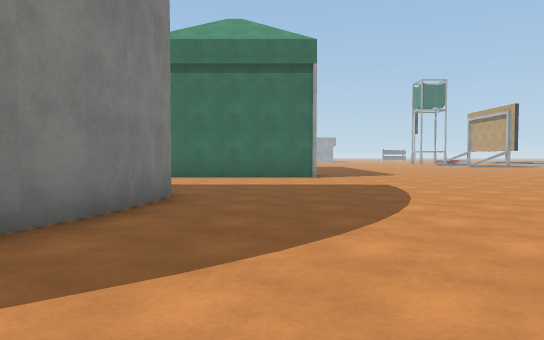
view 1 (above)

19 first-person views from a walk through a scene from a Unity 3-D project. The camera is 1.2 m above the floor, tilts 2° down and sees 70° across. The floor is counted in squares, 2 m on a side. Each view is taken from the middle of a square. On the plan, view 1 faces up. The plan holds only what a view shows up to about 11 squares ahead; the rest is blank. The place goes on beyond the plan. Some surface patterns are stand-ins.

view 2
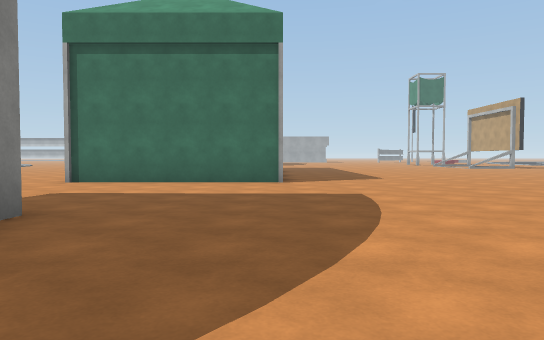

view 3
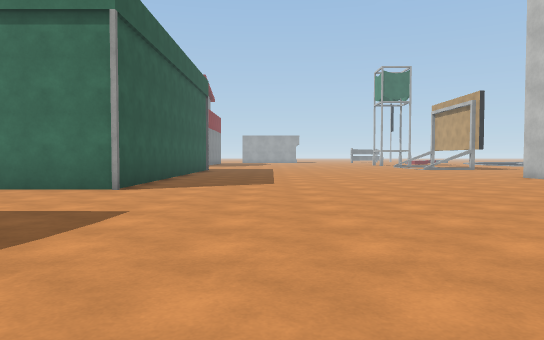

view 4
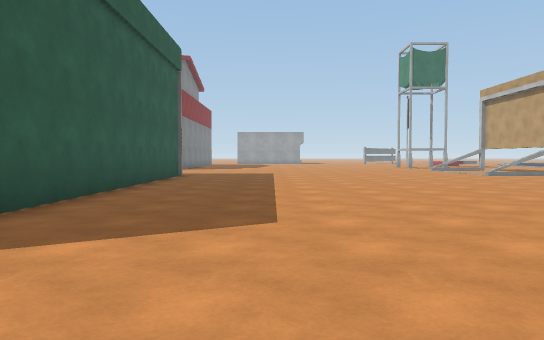

view 5
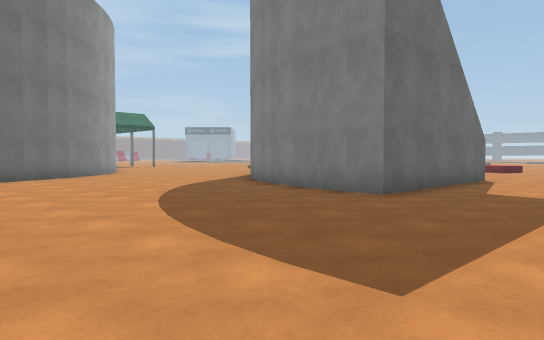

view 6
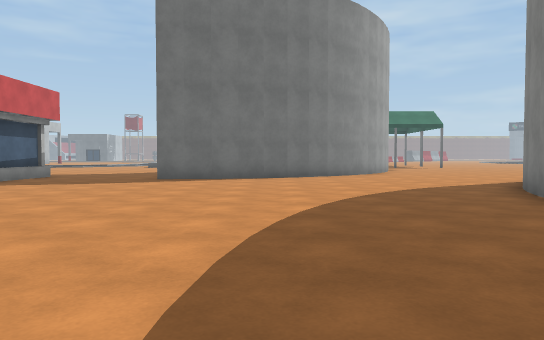

view 7
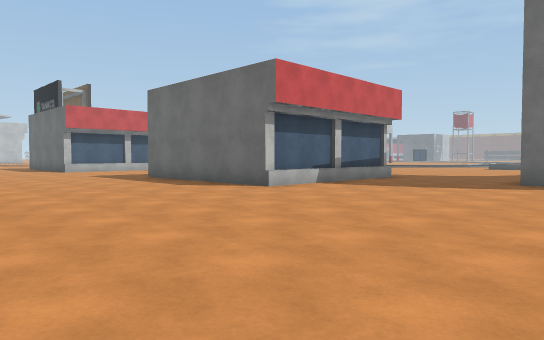

view 8
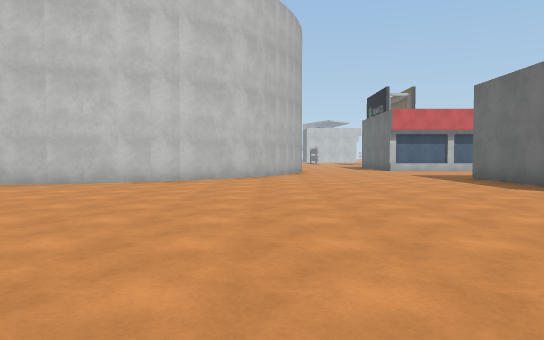

view 9
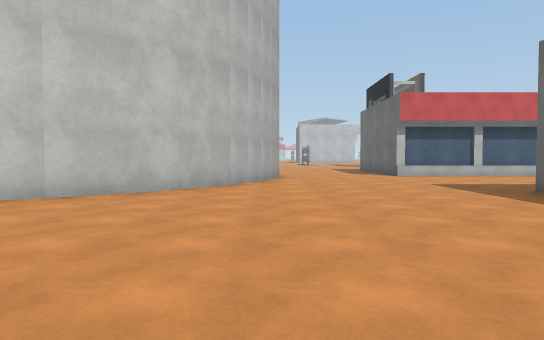

view 10
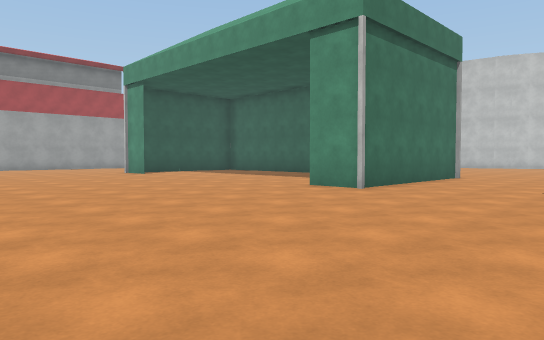

view 11
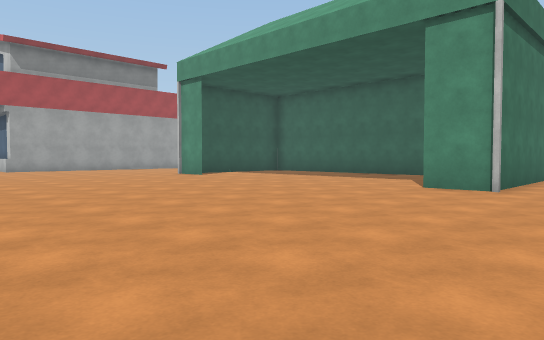

view 12
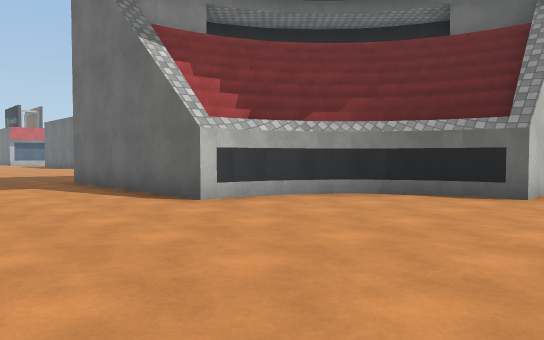

view 13
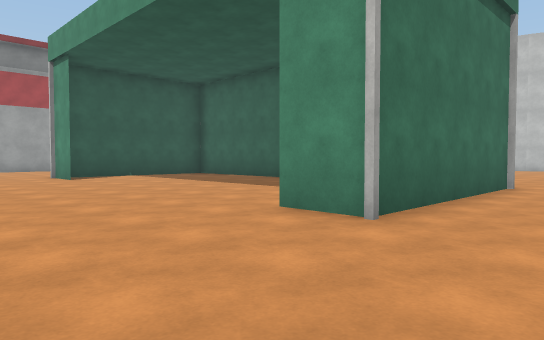

view 14
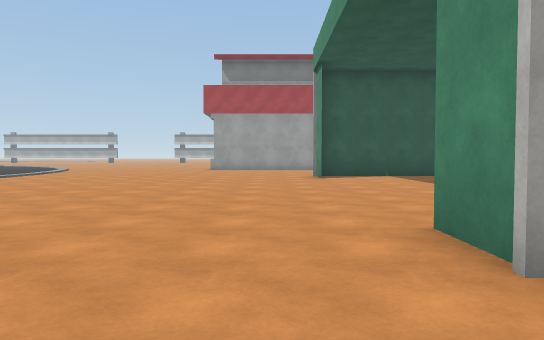

view 15
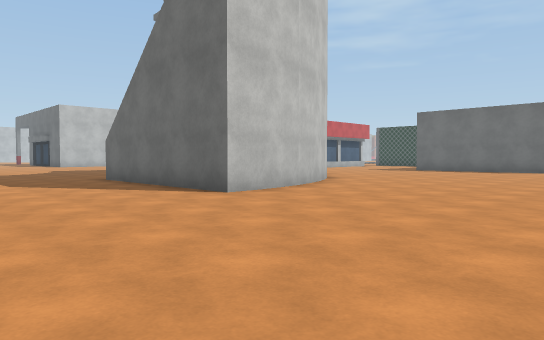

view 16
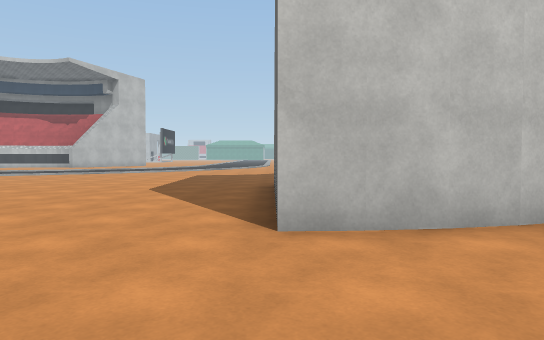

view 17
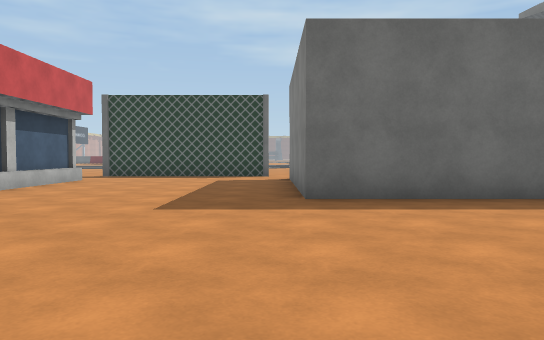

view 18
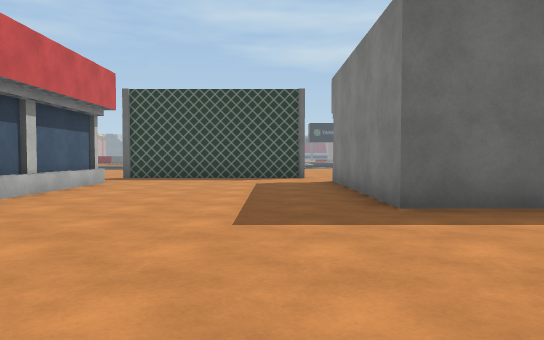

view 19
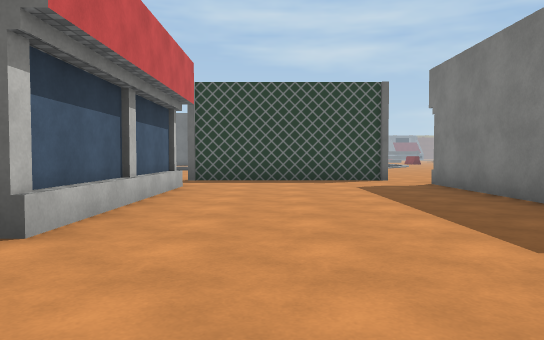

### Floor plan
Points are (right, up) in squares from view 1. A wall is a line through its corners. A room is listed if a view was taken in it or the views show most of it. See-through windows are left out.
Room 1 (views 1, 2, 3, 4, 5, 6, 7, 8, 9, 10, 11, 12, 13, 14, 15, 16, 17, 18, 19)
walls: (-1.6, 4.6) (-2.2, 2.5); (8.5, 2.6) (13.5, 2.6) (13.5, -2.4); (11.5, 12.1) (11.2, 13.5) (11.1, 15) (16.1, 15); (12.1, 10.8) (11.6, 12.2); (-2.3, 2.5) (-2.9, 1.3); (13.5, 9.1) (12.1, 10.9); (-3, 1.2) (-3.3, 0.8); (2.9, -1.5) (3.6, -1.3) (5.1, -1.2); (14.6, 8.1) (13.4, 9.2); (-6.6, 5.3) (-6.5, 5.9) (-1.5, 5.9) (-1.6, 4.4); (1.2, 20) (1.2, 11) (-3.6, 11) (-3.6, 12.2); (0.8, -2.3) (2.9, -1.4); (15.8, 7.5) (14.5, 8.3); (8.7, -2.1) (8.7, 2.6); (-7.2, 4) (-6.7, 4.7) (-6.6, 5.4); (0.2, -2.8) (1, -2.3); (-7.5, 3.7) (-7.1, 4.1); (-3.6, 19.5) (-3.6, 20.5); (-7.9, 3.3) (-7.4, 3.7); (17.1, 7) (15.8, 7.6); (-8.5, 3) (-7.8, 3.3); (18, 6.9) (17.2, 7); (-9, 2.8) (-8.3, 3); (-9.7, 1.7) (-9.7, 2.7) (-8.8, 2.8); (14, -3.8) (19.1, -3.8); (19, -1.8) (19, 3.2)
low walls: (8.5, -2) (8.5, 2.6); (18.8, -1.9) (18.8, 3.2)
ways out: opening at (7, -3); opening at (13, -3.7); gap at (19, -4)

Positions as (right, up) in squares from view 1, and headings:
1: (0, 0), facing up
2: (1, 2), facing up
3: (4, 4), facing up
4: (4, 9), facing up
5: (4, 9), facing down-left
6: (2, 9), facing down
7: (3, 8), facing down-right
8: (3, 8), facing right
9: (7, 7), facing right
10: (-10, 7), facing up-right
11: (-11, 9), facing up-right
12: (-11, 9), facing down-right
13: (-7, 9), facing up-right
14: (-5, 9), facing up
15: (6, 19), facing down-right
16: (8, 15), facing right
17: (14, 8), facing down
18: (15, 7), facing down
19: (17, 6), facing down
